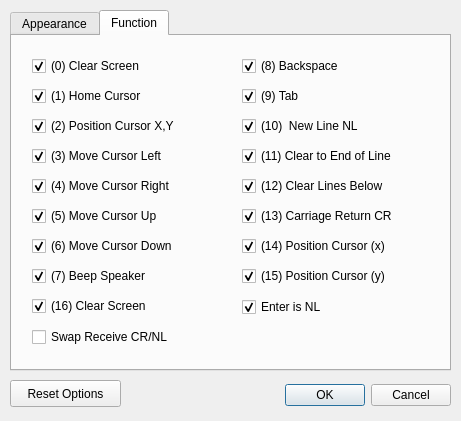
<?xml version="1.0" encoding="UTF-8"?>
<ui version="4.0">
 <class>TermPrefs</class>
 <widget class="QDialog" name="TermPrefs">
  <property name="geometry">
   <rect>
    <x>0</x>
    <y>0</y>
    <width>461</width>
    <height>421</height>
   </rect>
  </property>
  <property name="windowTitle">
   <string>Simple Terminal Options</string>
  </property>
  <widget class="QDialogButtonBox" name="buttonBox">
   <property name="geometry">
    <rect>
     <x>10</x>
     <y>380</y>
     <width>441</width>
     <height>31</height>
    </rect>
   </property>
   <property name="orientation">
    <enum>Qt::Horizontal</enum>
   </property>
   <property name="standardButtons">
    <set>QDialogButtonBox::Cancel|QDialogButtonBox::Ok</set>
   </property>
  </widget>
  <widget class="QTabWidget" name="tabWidget">
   <property name="geometry">
    <rect>
     <x>10</x>
     <y>10</y>
     <width>441</width>
     <height>361</height>
    </rect>
   </property>
   <property name="currentIndex">
    <number>1</number>
   </property>
   <widget class="QWidget" name="tabAppearance">
    <attribute name="title">
     <string>Appearance</string>
    </attribute>
    <widget class="QLabel" name="labelForeground">
     <property name="geometry">
      <rect>
       <x>30</x>
       <y>20</y>
       <width>171</width>
       <height>31</height>
      </rect>
     </property>
     <property name="text">
      <string>Foreground Color</string>
     </property>
    </widget>
    <widget class="QLabel" name="labelBackground">
     <property name="geometry">
      <rect>
       <x>30</x>
       <y>50</y>
       <width>171</width>
       <height>31</height>
      </rect>
     </property>
     <property name="text">
      <string>Background Color</string>
     </property>
    </widget>
    <widget class="QLabel" name="labelWrapText">
     <property name="geometry">
      <rect>
       <x>30</x>
       <y>140</y>
       <width>171</width>
       <height>31</height>
      </rect>
     </property>
     <property name="text">
      <string>Wrap Text</string>
     </property>
    </widget>
    <widget class="QComboBox" name="comboBoxWrapMode">
     <property name="geometry">
      <rect>
       <x>240</x>
       <y>140</y>
       <width>161</width>
       <height>27</height>
      </rect>
     </property>
     <item>
      <property name="text">
       <string>Window</string>
      </property>
     </item>
     <item>
      <property name="text">
       <string>Page</string>
      </property>
     </item>
    </widget>
    <widget class="QComboBox" name="comboBoxForeground">
     <property name="geometry">
      <rect>
       <x>240</x>
       <y>20</y>
       <width>161</width>
       <height>27</height>
      </rect>
     </property>
    </widget>
    <widget class="QComboBox" name="comboBoxBackground">
     <property name="geometry">
      <rect>
       <x>240</x>
       <y>50</y>
       <width>161</width>
       <height>27</height>
      </rect>
     </property>
    </widget>
    <widget class="QPushButton" name="btnChooseFont">
     <property name="geometry">
      <rect>
       <x>240</x>
       <y>90</y>
       <width>111</width>
       <height>31</height>
      </rect>
     </property>
     <property name="text">
      <string>Set Font </string>
     </property>
    </widget>
    <widget class="QLabel" name="labelWrapLen">
     <property name="geometry">
      <rect>
       <x>30</x>
       <y>170</y>
       <width>171</width>
       <height>31</height>
      </rect>
     </property>
     <property name="text">
      <string>Page Wrap Length</string>
     </property>
    </widget>
    <widget class="QSpinBox" name="spinBoxPageWrap">
     <property name="geometry">
      <rect>
       <x>240</x>
       <y>170</y>
       <width>111</width>
       <height>25</height>
      </rect>
     </property>
     <property name="alignment">
      <set>Qt::AlignCenter</set>
     </property>
     <property name="minimum">
      <number>20</number>
     </property>
     <property name="maximum">
      <number>80</number>
     </property>
     <property name="value">
      <number>32</number>
     </property>
    </widget>
    <widget class="QLabel" name="labelMaxBuffer">
     <property name="geometry">
      <rect>
       <x>30</x>
       <y>210</y>
       <width>161</width>
       <height>31</height>
      </rect>
     </property>
     <property name="text">
      <string>Max Buffer Lines</string>
     </property>
    </widget>
    <widget class="QComboBox" name="comboBoxBufferLines">
     <property name="geometry">
      <rect>
       <x>240</x>
       <y>210</y>
       <width>161</width>
       <height>27</height>
      </rect>
     </property>
     <item>
      <property name="text">
       <string>256</string>
      </property>
     </item>
     <item>
      <property name="text">
       <string>512</string>
      </property>
     </item>
     <item>
      <property name="text">
       <string>1024</string>
      </property>
     </item>
     <item>
      <property name="text">
       <string>2048</string>
      </property>
     </item>
     <item>
      <property name="text">
       <string>Infinite</string>
      </property>
     </item>
    </widget>
    <widget class="QLabel" name="labelTabSize">
     <property name="geometry">
      <rect>
       <x>30</x>
       <y>240</y>
       <width>161</width>
       <height>31</height>
      </rect>
     </property>
     <property name="text">
      <string>Tab Size</string>
     </property>
    </widget>
    <widget class="QSpinBox" name="spinBoxTabSize">
     <property name="geometry">
      <rect>
       <x>240</x>
       <y>240</y>
       <width>111</width>
       <height>25</height>
      </rect>
     </property>
     <property name="alignment">
      <set>Qt::AlignCenter</set>
     </property>
     <property name="minimum">
      <number>3</number>
     </property>
     <property name="maximum">
      <number>16</number>
     </property>
     <property name="value">
      <number>8</number>
     </property>
    </widget>
    <widget class="QLabel" name="labelFont">
     <property name="geometry">
      <rect>
       <x>30</x>
       <y>96</y>
       <width>201</width>
       <height>21</height>
      </rect>
     </property>
     <property name="text">
      <string>Font Family (size)</string>
     </property>
    </widget>
    <widget class="QCheckBox" name="checkBoxHexMode">
     <property name="geometry">
      <rect>
       <x>30</x>
       <y>280</y>
       <width>191</width>
       <height>31</height>
      </rect>
     </property>
     <property name="text">
      <string>Show Hexadecimal Input</string>
     </property>
    </widget>
    <widget class="QCheckBox" name="checkBoxHexDump">
     <property name="geometry">
      <rect>
       <x>240</x>
       <y>280</y>
       <width>191</width>
       <height>31</height>
      </rect>
     </property>
     <property name="text">
      <string>ASCII-Hex Dump</string>
     </property>
     <property name="checked">
      <bool>true</bool>
     </property>
    </widget>
   </widget>
   <widget class="QWidget" name="tabFunction">
    <attribute name="title">
     <string>Function</string>
    </attribute>
    <widget class="QCheckBox" name="cbCReturn">
     <property name="geometry">
      <rect>
       <x>230</x>
       <y>80</y>
       <width>211</width>
       <height>20</height>
      </rect>
     </property>
     <property name="text">
      <string>(10)  New Line NL</string>
     </property>
     <property name="checked">
      <bool>true</bool>
     </property>
    </widget>
    <widget class="QCheckBox" name="cbMoveRight">
     <property name="geometry">
      <rect>
       <x>20</x>
       <y>140</y>
       <width>211</width>
       <height>20</height>
      </rect>
     </property>
     <property name="text">
      <string>(4) Move Cursor Right</string>
     </property>
     <property name="checked">
      <bool>true</bool>
     </property>
    </widget>
    <widget class="QCheckBox" name="cbClearToEOL">
     <property name="geometry">
      <rect>
       <x>230</x>
       <y>110</y>
       <width>211</width>
       <height>20</height>
      </rect>
     </property>
     <property name="text">
      <string>(11) Clear to End of Line</string>
     </property>
     <property name="checked">
      <bool>true</bool>
     </property>
    </widget>
    <widget class="QCheckBox" name="cbHomeCursor">
     <property name="geometry">
      <rect>
       <x>20</x>
       <y>50</y>
       <width>211</width>
       <height>20</height>
      </rect>
     </property>
     <property name="text">
      <string>(1) Home Cursor</string>
     </property>
     <property name="checked">
      <bool>true</bool>
     </property>
    </widget>
    <widget class="QCheckBox" name="cbClearScreen">
     <property name="geometry">
      <rect>
       <x>20</x>
       <y>20</y>
       <width>211</width>
       <height>20</height>
      </rect>
     </property>
     <property name="text">
      <string>(0) Clear Screen</string>
     </property>
     <property name="checked">
      <bool>true</bool>
     </property>
    </widget>
    <widget class="QCheckBox" name="cbMoveDown">
     <property name="geometry">
      <rect>
       <x>20</x>
       <y>200</y>
       <width>211</width>
       <height>20</height>
      </rect>
     </property>
     <property name="text">
      <string>(6) Move Cursor Down</string>
     </property>
     <property name="checked">
      <bool>true</bool>
     </property>
    </widget>
    <widget class="QCheckBox" name="cbNewLine">
     <property name="geometry">
      <rect>
       <x>230</x>
       <y>170</y>
       <width>211</width>
       <height>20</height>
      </rect>
     </property>
     <property name="text">
      <string>(13) Carriage Return CR</string>
     </property>
     <property name="checked">
      <bool>true</bool>
     </property>
    </widget>
    <widget class="QCheckBox" name="cbClearLinesBelow">
     <property name="geometry">
      <rect>
       <x>230</x>
       <y>140</y>
       <width>211</width>
       <height>20</height>
      </rect>
     </property>
     <property name="text">
      <string>(12) Clear Lines Below</string>
     </property>
     <property name="checked">
      <bool>true</bool>
     </property>
    </widget>
    <widget class="QCheckBox" name="cbPositionCursorX">
     <property name="geometry">
      <rect>
       <x>230</x>
       <y>200</y>
       <width>211</width>
       <height>20</height>
      </rect>
     </property>
     <property name="text">
      <string>(14) Position Cursor (x)</string>
     </property>
     <property name="checked">
      <bool>true</bool>
     </property>
    </widget>
    <widget class="QCheckBox" name="cbBackSpace">
     <property name="geometry">
      <rect>
       <x>230</x>
       <y>20</y>
       <width>211</width>
       <height>20</height>
      </rect>
     </property>
     <property name="text">
      <string>(8) Backspace</string>
     </property>
     <property name="checked">
      <bool>true</bool>
     </property>
    </widget>
    <widget class="QCheckBox" name="cbTab">
     <property name="geometry">
      <rect>
       <x>230</x>
       <y>50</y>
       <width>211</width>
       <height>20</height>
      </rect>
     </property>
     <property name="text">
      <string>(9) Tab</string>
     </property>
     <property name="checked">
      <bool>true</bool>
     </property>
    </widget>
    <widget class="QCheckBox" name="cbSwapNLCR">
     <property name="geometry">
      <rect>
       <x>20</x>
       <y>290</y>
       <width>211</width>
       <height>22</height>
      </rect>
     </property>
     <property name="text">
      <string>Swap Receive CR/NL</string>
     </property>
    </widget>
    <widget class="QCheckBox" name="cbBeepSpeaker">
     <property name="geometry">
      <rect>
       <x>20</x>
       <y>230</y>
       <width>211</width>
       <height>20</height>
      </rect>
     </property>
     <property name="text">
      <string>(7) Beep Speaker</string>
     </property>
     <property name="checked">
      <bool>true</bool>
     </property>
    </widget>
    <widget class="QCheckBox" name="cbPositionCursorXY">
     <property name="geometry">
      <rect>
       <x>20</x>
       <y>80</y>
       <width>211</width>
       <height>20</height>
      </rect>
     </property>
     <property name="text">
      <string>(2) Position Cursor X,Y</string>
     </property>
     <property name="checked">
      <bool>true</bool>
     </property>
    </widget>
    <widget class="QCheckBox" name="cbPositionCursorY">
     <property name="geometry">
      <rect>
       <x>230</x>
       <y>230</y>
       <width>211</width>
       <height>20</height>
      </rect>
     </property>
     <property name="text">
      <string>(15) Position Cursor (y)</string>
     </property>
     <property name="checked">
      <bool>true</bool>
     </property>
    </widget>
    <widget class="QCheckBox" name="cbMoveUp">
     <property name="geometry">
      <rect>
       <x>20</x>
       <y>170</y>
       <width>211</width>
       <height>20</height>
      </rect>
     </property>
     <property name="text">
      <string>(5) Move Cursor Up</string>
     </property>
     <property name="checked">
      <bool>true</bool>
     </property>
    </widget>
    <widget class="QCheckBox" name="cbMoveLeft">
     <property name="geometry">
      <rect>
       <x>20</x>
       <y>110</y>
       <width>211</width>
       <height>20</height>
      </rect>
     </property>
     <property name="text">
      <string>(3) Move Cursor Left</string>
     </property>
     <property name="checked">
      <bool>true</bool>
     </property>
    </widget>
    <widget class="QCheckBox" name="cbEnterIsNL">
     <property name="geometry">
      <rect>
       <x>230</x>
       <y>260</y>
       <width>201</width>
       <height>22</height>
      </rect>
     </property>
     <property name="text">
      <string>Enter is NL</string>
     </property>
     <property name="checked">
      <bool>true</bool>
     </property>
    </widget>
    <widget class="QCheckBox" name="cbClearScreen16">
     <property name="geometry">
      <rect>
       <x>20</x>
       <y>260</y>
       <width>211</width>
       <height>20</height>
      </rect>
     </property>
     <property name="text">
      <string>(16) Clear Screen</string>
     </property>
     <property name="checked">
      <bool>true</bool>
     </property>
    </widget>
   </widget>
  </widget>
  <widget class="QPushButton" name="btnClearOptions">
   <property name="geometry">
    <rect>
     <x>10</x>
     <y>380</y>
     <width>111</width>
     <height>27</height>
    </rect>
   </property>
   <property name="text">
    <string>Reset Options</string>
   </property>
  </widget>
  <action name="actionTermPrefsOk">
   <property name="text">
    <string>termPrefsOk</string>
   </property>
  </action>
  <action name="actionTermPrefsCancel">
   <property name="text">
    <string>termPrefsCancel</string>
   </property>
  </action>
 </widget>
 <resources/>
 <connections/>
</ui>
